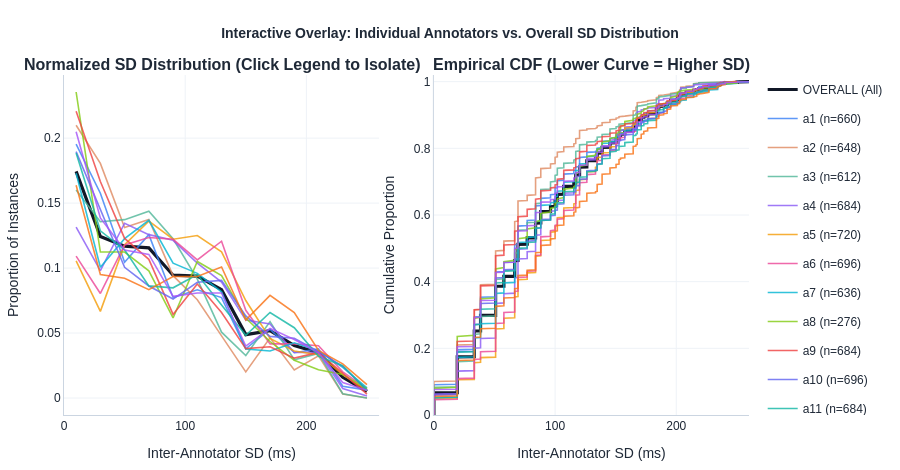

The notebook cell saved with this chart:
### Markdown cell above
### 📈 2. Interactive Overlay: Normalized SD Curves & Empirical CDFs

### Code cell
# @title 📈 Overlay All Annotators vs. Overall (Density & ECDF)
fig_overlay = plot_annotator_sd_overlay(
    ann_sd_df,
    consensus_all_df,
    bin_width_ms=bin_width_ms,
    x_max_ms=(None if x_max_ms <= 0 else x_max_ms),
)
fig_overlay.show(config=EXPORT_CFG)

### Figure 1 — Plotly figure (JSON) as saved in the notebook; plotly's stock layout.template omitted (floating-point values rounded to 4 significant figures; data arrays with more than 128 entries replaced by an {"elided": "..."} marker saying what was removed)
{"data": [{"hovertemplate": "OVERALL<br>SD: %{x:.1f} ms<br>Prop: %{y:.3f}<extra></extra>", "legendgroup": "OVERALL", "line": {"color": "#111827", "width": 3.2}, "mode": "lines", "name": "OVERALL (All)", "type": "scatter", "x": [10, 30, 50, 70, 90, 110, 130, 150, 170, 190, 210, 230, 250], "xaxis": "x", "y": [0.1745, 0.1243, 0.1169, 0.1155, 0.09451, 0.09383, 0.08333, 0.04878, 0.05183, 0.04031, 0.03489, 0.01592, 0.005081], "yaxis": "y"}, {"hovertemplate": "OVERALL<br>SD: %{x:.1f} ms<br>CDF: %{y:.3f}<extra></extra>", "legendgroup": "OVERALL", "line": {"color": "#111827", "width": 3.2}, "mode": "lines", "name": "OVERALL (All)", "showlegend": false, "type": "scatter", "x": {"elided": "2952 float values"}, "xaxis": "x2", "y": {"elided": "2952 float values"}, "yaxis": "y2"}, {"hovertemplate": "a1<br>SD: %{x:.1f} ms<br>Prop: %{y:.3f}<extra></extra>", "legendgroup": "a1", "line": {"color": "#3B82F6", "width": 1.6}, "mode": "lines", "name": "a1 (n=660)", "opacity": 0.82, "type": "scatter", "x": [10, 30, 50, 70, 90, 110, 130, 150, 170, 190, 210, 230, 250], "xaxis": "x", "y": [0.1955, 0.1576, 0.1045, 0.1258, 0.07727, 0.08333, 0.07727, 0.03788, 0.05303, 0.03485, 0.03788, 0.009091, 0.006061], "yaxis": "y"}, {"hovertemplate": "a1<br>SD: %{x:.1f} ms<br>CDF: %{y:.3f}<extra></extra>", "legendgroup": "a1", "line": {"color": "#3B82F6", "width": 1.6}, "mode": "lines", "name": "a1 (n=660)", "opacity": 0.82, "showlegend": false, "type": "scatter", "x": {"elided": "660 float values"}, "xaxis": "x2", "y": {"elided": "660 float values"}, "yaxis": "y2"}, {"hovertemplate": "a2<br>SD: %{x:.1f} ms<br>Prop: %{y:.3f}<extra></extra>", "legendgroup": "a2", "line": {"color": "#E08B63", "width": 1.6}, "mode": "lines", "name": "a2 (n=648)", "opacity": 0.82, "type": "scatter", "x": [10, 30, 50, 70, 90, 110, 130, 150, 170, 190, 210, 230, 250], "xaxis": "x", "y": [0.2099, 0.1806, 0.1312, 0.1373, 0.09414, 0.07562, 0.04784, 0.02006, 0.0463, 0.0216, 0.03241, 0.003086, 0], "yaxis": "y"}, {"hovertemplate": "a2<br>SD: %{x:.1f} ms<br>CDF: %{y:.3f}<extra></extra>", "legendgroup": "a2", "line": {"color": "#E08B63", "width": 1.6}, "mode": "lines", "name": "a2 (n=648)", "opacity": 0.82, "showlegend": false, "type": "scatter", "x": {"elided": "648 float values"}, "xaxis": "x2", "y": {"elided": "648 float values"}, "yaxis": "y2"}, {"hovertemplate": "a3<br>SD: %{x:.1f} ms<br>Prop: %{y:.3f}<extra></extra>", "legendgroup": "a3", "line": {"color": "#52B79A", "width": 1.6}, "mode": "lines", "name": "a3 (n=612)", "opacity": 0.82, "type": "scatter", "x": [10, 30, 50, 70, 90, 110, 130, 150, 170, 190, 210, 230, 250], "xaxis": "x", "y": [0.1601, 0.1356, 0.1373, 0.1438, 0.1225, 0.0915, 0.05065, 0.03268, 0.05882, 0.02941, 0.03431, 0.003268, 0], "yaxis": "y"}, {"hovertemplate": "a3<br>SD: %{x:.1f} ms<br>CDF: %{y:.3f}<extra></extra>", "legendgroup": "a3", "line": {"color": "#52B79A", "width": 1.6}, "mode": "lines", "name": "a3 (n=612)", "opacity": 0.82, "showlegend": false, "type": "scatter", "x": {"elided": "612 float values"}, "xaxis": "x2", "y": {"elided": "612 float values"}, "yaxis": "y2"}, {"hovertemplate": "a4<br>SD: %{x:.1f} ms<br>Prop: %{y:.3f}<extra></extra>", "legendgroup": "a4", "line": {"color": "#8B5CF6", "width": 1.6}, "mode": "lines", "name": "a4 (n=684)", "opacity": 0.82, "type": "scatter", "x": [10, 30, 50, 70, 90, 110, 130, 150, 170, 190, 210, 230, 250], "xaxis": "x", "y": [0.1316, 0.09795, 0.1345, 0.1257, 0.1213, 0.1038, 0.08918, 0.05994, 0.05702, 0.03509, 0.03509, 0.00731, 0.001462], "yaxis": "y"}, {"hovertemplate": "a4<br>SD: %{x:.1f} ms<br>CDF: %{y:.3f}<extra></extra>", "legendgroup": "a4", "line": {"color": "#8B5CF6", "width": 1.6}, "mode": "lines", "name": "a4 (n=684)", "opacity": 0.82, "showlegend": false, "type": "scatter", "x": {"elided": "684 float values"}, "xaxis": "x2", "y": {"elided": "684 float values"}, "yaxis": "y2"}, {"hovertemplate": "a5<br>SD: %{x:.1f} ms<br>Prop: %{y:.3f}<extra></extra>", "legendgroup": "a5", "line": {"color": "#F59E0B", "width": 1.6}, "mode": "lines", "name": "a5 (n=720)", "opacity": 0.82, "type": "scatter", "x": [10, 30, 50, 70, 90, 110, 130, 150, 170, 190, 210, 230, 250], "xaxis": "x", "y": [0.1056, 0.06667, 0.1181, 0.1361, 0.1222, 0.125, 0.1125, 0.075, 0.04583, 0.03611, 0.03333, 0.01806, 0.005556], "yaxis": "y"}, {"hovertemplate": "a5<br>SD: %{x:.1f} ms<br>CDF: %{y:.3f}<extra></extra>", "legendgroup": "a5", "line": {"color": "#F59E0B", "width": 1.6}, "mode": "lines", "name": "a5 (n=720)", "opacity": 0.82, "showlegend": false, "type": "scatter", "x": {"elided": "720 float values"}, "xaxis": "x2", "y": {"elided": "720 float values"}, "yaxis": "y2"}, {"hovertemplate": "a6<br>SD: %{x:.1f} ms<br>Prop: %{y:.3f}<extra></extra>", "legendgroup": "a6", "line": {"color": "#EC4899", "width": 1.6}, "mode": "lines", "name": "a6 (n=696)", "opacity": 0.82, "type": "scatter", "x": [10, 30, 50, 70, 90, 110, 130, 150, 170, 190, 210, 230, 250], "xaxis": "x", "y": [0.1092, 0.08046, 0.1178, 0.1236, 0.1221, 0.1063, 0.1207, 0.06753, 0.04167, 0.04167, 0.04023, 0.02011, 0.007184], "yaxis": "y"}, {"hovertemplate": "a6<br>SD: %{x:.1f} ms<br>CDF: %{y:.3f}<extra></extra>", "legendgroup": "a6", "line": {"color": "#EC4899", "width": 1.6}, "mode": "lines", "name": "a6 (n=696)", "opacity": 0.82, "showlegend": false, "type": "scatter", "x": {"elided": "696 float values"}, "xaxis": "x2", "y": {"elided": "696 float values"}, "yaxis": "y2"}, {"hovertemplate": "a7<br>SD: %{x:.1f} ms<br>Prop: %{y:.3f}<extra></extra>", "legendgroup": "a7", "line": {"color": "#06B6D4", "width": 1.6}, "mode": "lines", "name": "a7 (n=636)", "opacity": 0.82, "type": "scatter", "x": [10, 30, 50, 70, 90, 110, 130, 150, 170, 190, 210, 230, 250], "xaxis": "x", "y": [0.173, 0.1006, 0.1226, 0.1368, 0.1038, 0.09591, 0.08176, 0.03774, 0.03616, 0.04245, 0.03616, 0.02358, 0.007862], "yaxis": "y"}, {"hovertemplate": "a7<br>SD: %{x:.1f} ms<br>CDF: %{y:.3f}<extra></extra>", "legendgroup": "a7", "line": {"color": "#06B6D4", "width": 1.6}, "mode": "lines", "name": "a7 (n=636)", "opacity": 0.82, "showlegend": false, "type": "scatter", "x": {"elided": "636 float values"}, "xaxis": "x2", "y": {"elided": "636 float values"}, "yaxis": "y2"}, {"hovertemplate": "a8<br>SD: %{x:.1f} ms<br>Prop: %{y:.3f}<extra></extra>", "legendgroup": "a8", "line": {"color": "#84CC16", "width": 1.6}, "mode": "lines", "name": "a8 (n=276)", "opacity": 0.82, "type": "scatter", "x": [10, 30, 50, 70, 90, 110, 130, 150, 170, 190, 210, 230, 250], "xaxis": "x", "y": [0.2355, 0.1123, 0.1123, 0.09783, 0.06159, 0.1051, 0.0942, 0.06159, 0.04348, 0.02899, 0.02174, 0.01812, 0.007246], "yaxis": "y"}, {"hovertemplate": "a8<br>SD: %{x:.1f} ms<br>CDF: %{y:.3f}<extra></extra>", "legendgroup": "a8", "line": {"color": "#84CC16", "width": 1.6}, "mode": "lines", "name": "a8 (n=276)", "opacity": 0.82, "showlegend": false, "type": "scatter", "x": {"elided": "276 float values"}, "xaxis": "x2", "y": {"elided": "276 float values"}, "yaxis": "y2"}, {"hovertemplate": "a9<br>SD: %{x:.1f} ms<br>Prop: %{y:.3f}<extra></extra>", "legendgroup": "a9", "line": {"color": "#EF4444", "width": 1.6}, "mode": "lines", "name": "a9 (n=684)", "opacity": 0.82, "type": "scatter", "x": [10, 30, 50, 70, 90, 110, 130, 150, 170, 190, 210, 230, 250], "xaxis": "x", "y": [0.2208, 0.1667, 0.1228, 0.1067, 0.06433, 0.08772, 0.06579, 0.03801, 0.03947, 0.0307, 0.03509, 0.01901, 0.002924], "yaxis": "y"}, {"hovertemplate": "a9<br>SD: %{x:.1f} ms<br>CDF: %{y:.3f}<extra></extra>", "legendgroup": "a9", "line": {"color": "#EF4444", "width": 1.6}, "mode": "lines", "name": "a9 (n=684)", "opacity": 0.82, "showlegend": false, "type": "scatter", "x": {"elided": "684 float values"}, "xaxis": "x2", "y": {"elided": "684 float values"}, "yaxis": "y2"}, {"hovertemplate": "a10<br>SD: %{x:.1f} ms<br>Prop: %{y:.3f}<extra></extra>", "legendgroup": "a10", "line": {"color": "#6366F1", "width": 1.6}, "mode": "lines", "name": "a10 (n=696)", "opacity": 0.82, "type": "scatter", "x": [10, 30, 50, 70, 90, 110, 130, 150, 170, 190, 210, 230, 250], "xaxis": "x", "y": [0.1897, 0.1451, 0.1006, 0.08621, 0.07615, 0.08908, 0.09052, 0.06322, 0.04741, 0.04598, 0.03592, 0.02443, 0.005747], "yaxis": "y"}, {"hovertemplate": "a10<br>SD: %{x:.1f} ms<br>CDF: %{y:.3f}<extra></extra>", "legendgroup": "a10", "line": {"color": "#6366F1", "width": 1.6}, "mode": "lines", "name": "a10 (n=696)", "opacity": 0.82, "showlegend": false, "type": "scatter", "x": {"elided": "696 float values"}, "xaxis": "x2", "y": {"elided": "696 float values"}, "yaxis": "y2"}, {"hovertemplate": "a11<br>SD: %{x:.1f} ms<br>Prop: %{y:.3f}<extra></extra>", "legendgroup": "a11", "line": {"color": "#14B8A6", "width": 1.6}, "mode": "lines", "name": "a11 (n=684)", "opacity": 0.82, "type": "scatter", "x": [10, 30, 50, 70, 90, 110, 130, 150, 170, 190, 210, 230, 250], "xaxis": "x", "y": [0.1886, 0.1287, 0.114, 0.08626, 0.0848, 0.09503, 0.07164, 0.04825, 0.06579, 0.05409, 0.03216, 0.02485, 0.005848], "yaxis": "y"}, {"hovertemplate": "a11<br>SD: %{x:.1f} ms<br>CDF: %{y:.3f}<extra></extra>", "legendgroup": "a11", "line": {"color": "#14B8A6", "width": 1.6}, "mode": "lines", "name": "a11 (n=684)", "opacity": 0.82, "showlegend": false, "type": "scatter", "x": {"elided": "684 float values"}, "xaxis": "x2", "y": {"elided": "684 float values"}, "yaxis": "y2"}, {"hovertemplate": "a12<br>SD: %{x:.1f} ms<br>Prop: %{y:.3f}<extra></extra>", "legendgroup": "a12", "line": {"color": "#F97316", "width": 1.6}, "mode": "lines", "name": "a12 (n=684)", "opacity": 0.82, "type": "scatter", "x": [10, 30, 50, 70, 90, 110, 130, 150, 170, 190, 210, 230, 250], "xaxis": "x", "y": [0.1637, 0.09503, 0.09211, 0.08333, 0.09357, 0.09357, 0.1009, 0.05994, 0.07895, 0.06579, 0.03655, 0.02632, 0.01023], "yaxis": "y"}, {"hovertemplate": "a12<br>SD: %{x:.1f} ms<br>CDF: %{y:.3f}<extra></extra>", "legendgroup": "a12", "line": {"color": "#F97316", "width": 1.6}, "mode": "lines", "name": "a12 (n=684)", "opacity": 0.82, "showlegend": false, "type": "scatter", "x": {"elided": "684 float values"}, "xaxis": "x2", "y": {"elided": "684 float values"}, "yaxis": "y2"}, {"hovertemplate": "a13<br>SD: %{x:.1f} ms<br>Prop: %{y:.3f}<extra></extra>", "legendgroup": "a13", "line": {"color": "#A855F7", "width": 1.6}, "mode": "lines", "name": "a13 (n=1176)", "opacity": 0.82, "type": "scatter", "x": [10, 30, 50, 70, 90, 110, 130, 150, 170, 190, 210, 230, 250], "xaxis": "x", "y": [0.2049, 0.1386, 0.1139, 0.1105, 0.07823, 0.08078, 0.08078, 0.03997, 0.05357, 0.04507, 0.03486, 0.0119, 0.005952], "yaxis": "y"}, {"hovertemplate": "a13<br>SD: %{x:.1f} ms<br>CDF: %{y:.3f}<extra></extra>", "legendgroup": "a13", "line": {"color": "#A855F7", "width": 1.6}, "mode": "lines", "name": "a13 (n=1176)", "opacity": 0.82, "showlegend": false, "type": "scatter", "x": {"elided": "1176 float values"}, "xaxis": "x2", "y": {"elided": "1176 float values"}, "yaxis": "y2"}], "layout": {"annotations": [{"font": {"size": 16}, "showarrow": false, "text": "<b>Normalized SD Distribution (Click Legend to Isolate)</b>", "x": 0.23, "xanchor": "center", "xref": "paper", "y": 1, "yanchor": "bottom", "yref": "paper"}, {"font": {"size": 16}, "showarrow": false, "text": "<b>Empirical CDF (Lower Curve = Higher SD)</b>", "x": 0.77, "xanchor": "center", "xref": "paper", "y": 1, "yanchor": "bottom", "yref": "paper"}], "font": {"color": "#1f2937", "family": "Arial, Helvetica, sans-serif", "size": 12}, "height": 470, "margin": {"b": 55, "l": 60, "r": 25, "t": 75}, "paper_bgcolor": "white", "plot_bgcolor": "white", "title": {"font": {"size": 14}, "text": "<b>Interactive Overlay: Individual Annotators vs. Overall SD Distribution</b>", "x": 0.5}, "xaxis": {"anchor": "y", "domain": [0, 0.46], "gridcolor": "#eef2f7", "linecolor": "#cbd5e1", "linewidth": 1, "range": [0, 260], "showgrid": true, "showline": true, "title": {"text": "Inter-Annotator SD (ms)"}, "zeroline": false}, "xaxis2": {"anchor": "y2", "domain": [0.54, 1], "gridcolor": "#eef2f7", "linecolor": "#cbd5e1", "linewidth": 1, "range": [0, 260], "showgrid": true, "showline": true, "title": {"text": "Inter-Annotator SD (ms)"}, "zeroline": false}, "yaxis": {"anchor": "x", "domain": [0, 1], "gridcolor": "#eef2f7", "linecolor": "#cbd5e1", "linewidth": 1, "showgrid": true, "showline": true, "title": {"text": "Proportion of Instances"}, "zeroline": false}, "yaxis2": {"anchor": "x2", "domain": [0, 1], "gridcolor": "#eef2f7", "linecolor": "#cbd5e1", "linewidth": 1, "range": [0, 1.02], "showgrid": true, "showline": true, "title": {"text": "Cumulative Proportion"}, "zeroline": false}}}
